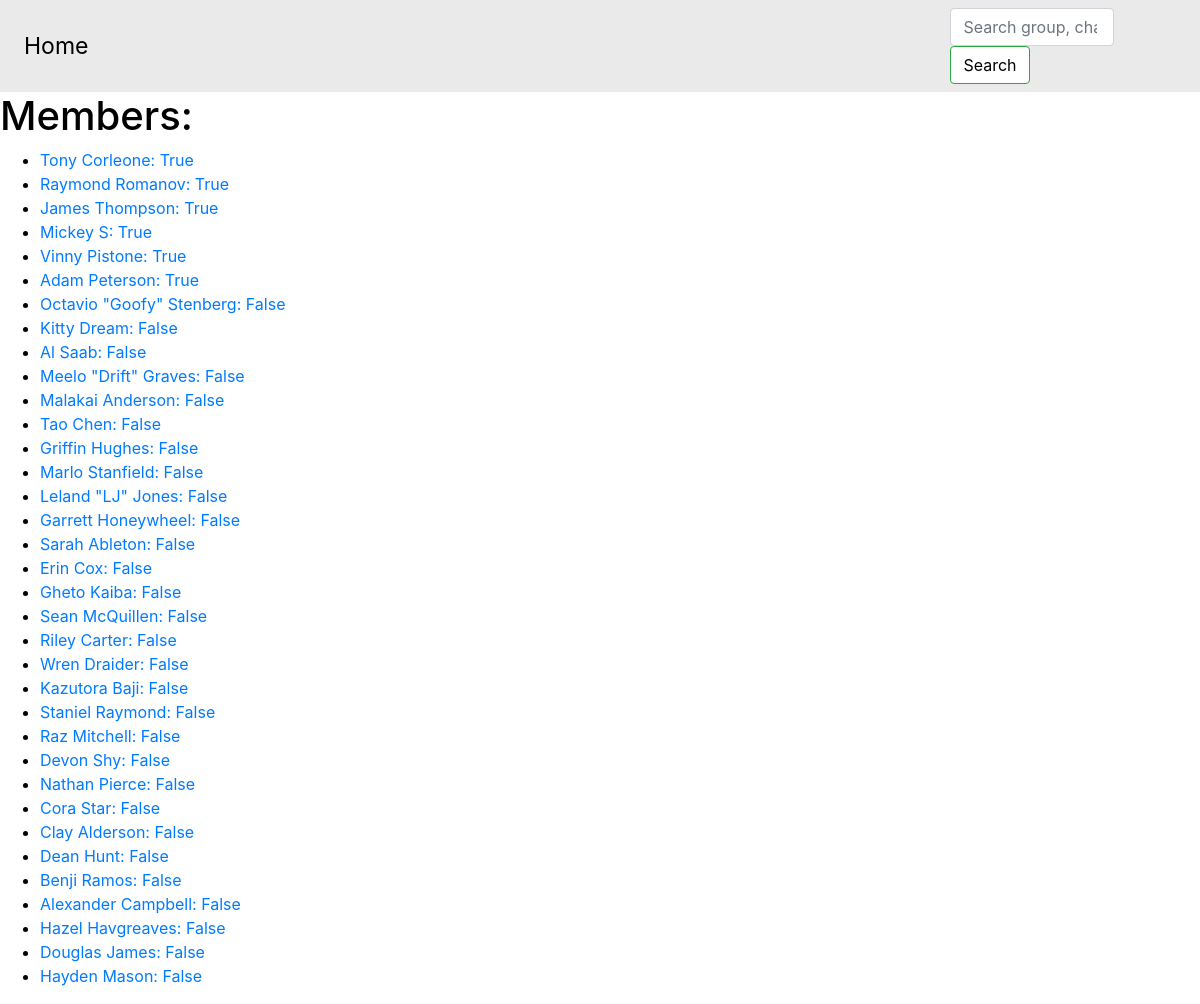
Page /group/redline/ on the committed database.
### Directory/models.py (models this page shows, shortened)
class Character(models.Model):
    character_name = models.CharField(max_length=255)
    character_link = models.URLField(unique=True)
    character_streamer = models.ForeignKey(Streamer, on_delete=models.CASCADE)

class Streamer(models.Model):
    streamer_name = models.CharField(max_length=255, unique=True)
    streamer_link = models.URLField()
    streamer_is_live = models.BooleanField()
    streamer_on_gta = models.BooleanField()
    def __str__(self):
        return self.streamer_name

### Directory/views.py (the view)
# urls.py: path('group/<slug:gang_name>/', views.gang_detail, name = 'gang_detail')
def gang_detail(request, gang_name):
    gang = get_object_or_404(Gang, slug=gang_name)
    character_links = gang.characterganglink_set.order_by("-member_character__character_streamer__streamer_on_gta").all()
    gangmembers = [link.member_character for link in character_links]
    return render(request, 'group_page.html', {'group': gang, 'gang_members': gangmembers})

### Directory/templates/group_page.html (shortened to what this page needs)
{% extends "base.html" %}
{% block content %}
<h1>Members:</h1>
  <ul>
    {% for member in gang_members %}
      <li><a href = "https://www.twitch.tv/{{ member.character_streamer }}/">{{ member.character_name }}: {{ member.character_streamer.streamer_on_gta }}</a></li>
    {% endfor %}
  </ul>
{% endblock %}

### Directory/static/Directory/css/style.css (style rules this page uses)
body { background: #111111; color: #efefef; }
@media (prefers-color-scheme: light) { body { background: #ffffff; color: #000000; } }

### rows in the picture
Character: character_name "Tony Corleone", character_streamer.streamer_on_gta "True"
Character: character_name "Raymond Romanov", character_streamer.streamer_on_gta "True"
Character: character_name "James Thompson", character_streamer.streamer_on_gta "True"
Character: character_name "Mickey S", character_streamer.streamer_on_gta "True"
Character: character_name "Vinny Pistone", character_streamer.streamer_on_gta "True"
Character: character_name "Adam Peterson", character_streamer.streamer_on_gta "True"
Character: character_name "Octavio \"Goofy\" Stenberg", character_streamer.streamer_on_gta "False"
Character: character_name "Kitty Dream", character_streamer.streamer_on_gta "False"
Character: character_name "Al Saab", character_streamer.streamer_on_gta "False"
Character: character_name "Meelo \"Drift\" Graves", character_streamer.streamer_on_gta "False"
Character: character_name "Malakai Anderson", character_streamer.streamer_on_gta "False"
Character: character_name "Tao Chen", character_streamer.streamer_on_gta "False"
Character: character_name "Griffin Hughes", character_streamer.streamer_on_gta "False"
Character: character_name "Marlo Stanfield", character_streamer.streamer_on_gta "False"
Character: character_name "Leland \"LJ\" Jones", character_streamer.streamer_on_gta "False"
Character: character_name "Garrett Honeywheel", character_streamer.streamer_on_gta "False"
Character: character_name "Sarah Ableton", character_streamer.streamer_on_gta "False"
Character: character_name "Erin Cox", character_streamer.streamer_on_gta "False"
Character: character_name "Gheto Kaiba", character_streamer.streamer_on_gta "False"
Character: character_name "Sean McQuillen", character_streamer.streamer_on_gta "False"
Character: character_name "Riley Carter", character_streamer.streamer_on_gta "False"
Character: character_name "Wren Draider", character_streamer.streamer_on_gta "False"
Character: character_name "Kazutora Baji", character_streamer.streamer_on_gta "False"
Character: character_name "Staniel Raymond", character_streamer.streamer_on_gta "False"
Character: character_name "Raz Mitchell", character_streamer.streamer_on_gta "False"
Character: character_name "Devon Shy", character_streamer.streamer_on_gta "False"
Character: character_name "Nathan Pierce", character_streamer.streamer_on_gta "False"
Character: character_name "Cora Star", character_streamer.streamer_on_gta "False"
Character: character_name "Clay Alderson", character_streamer.streamer_on_gta "False"
Character: character_name "Dean Hunt", character_streamer.streamer_on_gta "False"
Character: character_name "Benji Ramos", character_streamer.streamer_on_gta "False"
Character: character_name "Alexander Campbell", character_streamer.streamer_on_gta "False"
Character: character_name "Hazel Havgreaves", character_streamer.streamer_on_gta "False"
Character: character_name "Douglas James", character_streamer.streamer_on_gta "False"
Character: character_name "Hayden Mason", character_streamer.streamer_on_gta "False"
